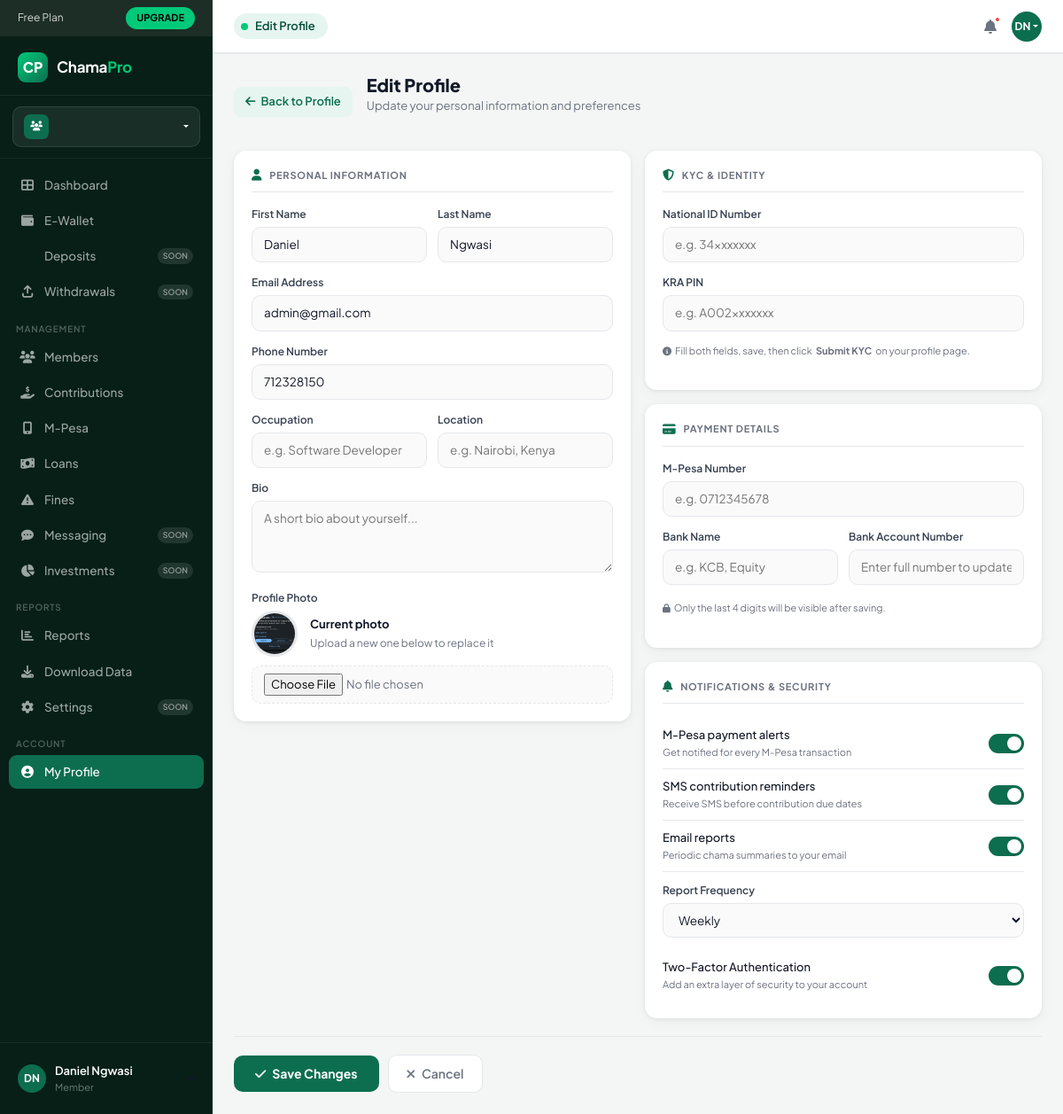
The app's page /profile/edit/ (signed in) with its own data.
### chamapro/models.py (models this page shows, shortened)
class User(AbstractUser):
    phone = models.CharField(max_length=30, unique=True, null=True, blank=True)
    national_id   = models.CharField(max_length=20, blank=True, null=True)
    kra_pin       = models.CharField(max_length=20, blank=True, null=True)
    bio           = models.TextField(blank=True, null=True)
    occupation    = models.CharField(max_length=100, blank=True, null=True)
    location      = models.CharField(max_length=100, blank=True, null=True)
    avatar        = models.ImageField(upload_to='avatars/', blank=True, null=True)
    bank_name     = models.CharField(max_length=100, blank=True, null=True)
    bank_account  = models.CharField(max_length=30, blank=True, null=True)
    mpesa_number  = models.CharField(max_length=20, blank=True, null=True)
    KYC_CHOICES = [
        ('unverified', 'Unverified'),
        ('pending',    'Pending Review'),
        ('verified',   'Verified'),
    ]
    kyc_status = models.CharField(max_length=20, choices=KYC_CHOICES, default='unverified')

class NotificationPreference(models.Model):
    FREQUENCY_CHOICES = [
        ('daily',   'Daily'),
        ('weekly',  'Weekly'),
        ('monthly', 'Monthly'),
        ('never',   'Never'),
    ]
    user             = models.OneToOneField(User, on_delete=models.CASCADE, related_name='notification_prefs')
    mpesa_alerts     = models.BooleanField(default=True)
    sms_reminders    = models.BooleanField(default=True)
    email_reports    = models.BooleanField(default=True)
    report_frequency = models.CharField(max_length=10, choices=FREQUENCY_CHOICES, default='weekly')
    two_fa_enabled   = models.BooleanField(default=False)

### chamapro/views.py (the view, shortened to what this page needs)
# urls.py: path('profile/edit/', views.profile_edit, name='profile_edit'),
@login_required(login_url='login')
def profile_edit(request):
    user = request.user
    prefs, _ = NotificationPreference.objects.get_or_create(user=user)
    return render(request, 'profile_edit.html', {'user': user, 'prefs': prefs})

### chamapro/context_processors.py (called while the page is built)
def user_subscription(request):
    if request.user.is_authenticated:
        try:
            sub = request.user.subscription
        except Exception:
            sub = None
        return {'user_subscription': sub}
    return {'user_subscription': None}

### chamapro/templates/Profile_edit.html (shortened to what this page needs)
{% load static %}
<!DOCTYPE html>
<html lang="en">
<head>
  <link href="https://cdn.jsdelivr.net/npm/bootstrap@5.3.2/dist/css/bootstrap.min.css" rel="stylesheet">
  <link rel="stylesheet" href="https://cdnjs.cloudflare.com/ajax/libs/font-awesome/6.4.2/css/all.min.css">
</head>
<body>
<aside class="sidebar">
  <div class="plan-banner">
    <span>Free Plan</span>
    <a href="#" class="upgrade-btn">UPGRADE</a>
  </div>
  <div class="sidebar-logo">
    <div class="logo-icon">CP</div>
    <div class="logo-text">Chama<span>Pro</span></div>
  </div>
  <div class="chama-selector-wrap">
    <div class="dropdown">
      <div class="chama-btn dropdown-toggle" data-bs-toggle="dropdown">
        <div class="chama-icon"><i class="fas fa-users" style="font-size:11px;"></i></div>
      </div>
    </div>
  </div>
  <nav style="flex:1;padding-bottom:8px;">
    <div class="nav-section">
      <div class="nav-item-wrap">
        <a href="{% url 'dashboard' %}" class="nav-link-cp"><i class="fas fa-th-large"></i> Dashboard</a>
      </div>
      <div class="nav-item-wrap">
        {% if chama.id %}<a href="{% url 'wallet_dashboard' chama.id %}" class="nav-link-cp">{% else %}<a href="{% url 'dashboard' %}" class="nav-link-cp">{% endif %}<i class="fas fa-wallet"></i> E-Wallet</a>
      </div>
      <div class="nav-item-wrap">
        <a href="#" class="nav-link-cp"> Deposits <span class="badge-soon">SOON</span></a>
      </div>
      <div class="nav-item-wrap">
        <a href="#" class="nav-link-cp"><i class="fas fa-arrow-up-from-bracket"></i> Withdrawals <span class="badge-soon">SOON</span></a>
      </div>
    </div>
    <div class="nav-section">
      <div class="nav-section-label">Management</div>
      <div class="nav-item-wrap">
        {% if chama.id %}<a href="{% url 'chama_members' chama.id %}" class="nav-link-cp">{% else %}<a href="{% url 'dashboard' %}" class="nav-link-cp">{% endif %}<i class="fas fa-users"></i> Members</a>
      </div>
      <div class="nav-item-wrap">
        {% if chama.id %}<a href="{% url 'contributions' chama.id %}" class="nav-link-cp">{% else %}<a href="{% url 'dashboard' %}" class="nav-link-cp">{% endif %}<i class="fas fa-hand-holding-dollar"></i> Contributions</a>
      </div>
      <div class="nav-item-wrap">
        {% if chama.id %}<a href="{% url 'mpesa_transactions' chama.id %}" class="nav-link-cp">{% else %}<a href="{% url 'dashboard' %}" class="nav-link-cp">{% endif %}<i class="fas fa-mobile-screen-button"></i> M-Pesa</a>
      </div>
      <div class="nav-item-wrap">
        {% if chama.id %}<a href="{% url 'loans' chama.id %}" class="nav-link-cp">{% else %}<a href="{% url 'dashboard' %}" class="nav-link-cp">{% endif %}<i class="fas fa-money-bill-wave"></i> Loans</a>
      </div>
      <div class="nav-item-wrap">
        <a href="/chama/1/fines/" class="nav-link-cp"><i class="fas fa-triangle-exclamation"></i> Fines</a>
      </div>
      <div class="nav-item-wrap">
        <a href="#" class="nav-link-cp"><i class="fas fa-comment-dots"></i> Messaging <span class="badge-soon">SOON</span></a>
      </div>
      <div class="nav-item-wrap">
        <a href="#" class="nav-link-cp"><i class="fas fa-chart-pie"></i> Investments <span class="badge-soon">SOON</span></a>
      </div>
    </div>
    <div class="nav-section">
      <div class="nav-section-label">Reports</div>
      <div class="nav-item-wrap">
        {% if chama.id %}<a href="{% url 'reports' chama.id %}" class="nav-link-cp">{% else %}<a href="{% url 'dashboard' %}" class="nav-link-cp">{% endif %}<i class="fas fa-chart-bar"></i> Reports</a>
      </div>
      <div class="nav-item-wrap">
        {% if chama.id %}<a href="{% url 'export_report_excel' chama.id %}" class="nav-link-cp">{% else %}<a href="{% url 'dashboard' %}" class="nav-link-cp">{% endif %}<i class="fas fa-download"></i> Download Data</a>
      </div>
      <div class="nav-item-wrap">
        <a href="#" class="nav-link-cp"><i class="fas fa-cog"></i> Settings <span class="badge-soon">SOON</span></a>
      </div>
    </div>
    <div class="nav-section">
      <div class="nav-section-label">Account</div>
      <div class="nav-item-wrap">
        <a href="{% url 'profile' %}" class="nav-link-cp active"><i class="fas fa-user-circle"></i> My Profile</a>
      </div>
    </div>
  </nav>
  <div class="sidebar-footer">
    <div class="dropdown">
      <div class="sidebar-user dropdown-toggle" data-bs-toggle="dropdown">
        <div class="avatar">{{ user.first_name.0|upper }}{{ user.last_name.0|upper }}</div>
        <div class="user-info">
          <div class="user-name">{{ user.get_full_name|default:user.username }}</div>
          <div class="user-role">{{ membership.get_role_display|default:"Member" }}</div>
        </div>
      </div>
    </div>
  </div>
</aside>
<header class="topbar">
  <div class="topbar-group-badge">
    <div class="dot"></div>
    <span>Edit Profile</span>
  </div>
  <div class="topbar-right">
    <button class="topbar-icon-btn"><i class="fas fa-bell"></i><div class="notif-dot"></div></button>
    <div class="dropdown">
      <div class="topbar-avatar dropdown-toggle" data-bs-toggle="dropdown">
        {{ user.first_name.0|upper }}{{ user.last_name.0|upper }}
      </div>
    </div>
  </div>
</header>
<div class="main-wrap">
  <div class="main-content">
    <div class="d-flex align-items-center gap-3 mb-4 flex-wrap">
      <a href="{% url 'profile' %}" class="back-link"><i class="fas fa-arrow-left"></i> Back to Profile</a>
      <div>
        <h1 class="page-title">Edit Profile</h1>
        <p class="page-sub">Update your personal information and preferences</p>
      </div>
    </div>
    <form method="post" enctype="multipart/form-data">
      <div class="edit-grid">
        <div>
          <div class="card-panel">
            <div class="card-panel-title"><i class="fas fa-user"></i> Personal Information</div>
            <div class="form-row-2">
              <div class="form-group">
                <label class="form-label-cp">First Name</label>
                <input type="text" name="first_name" class="form-input" value="{{ user.first_name }}" placeholder="First name">
              </div>
              <div class="form-group">
                <label class="form-label-cp">Last Name</label>
                <input type="text" name="last_name" class="form-input" value="{{ user.last_name }}" placeholder="Last name">
              </div>
            </div>
            <div class="form-group">
              <label class="form-label-cp">Email Address</label>
              <input type="email" name="email" class="form-input" value="{{ user.email }}">
            </div>
            <div class="form-group">
              <label class="form-label-cp">Phone Number</label>
              <input type="text" name="phone" class="form-input" value="{{ user.phone|default:'' }}" placeholder="e.g. 0712345678">
            </div>
            <div class="form-row-2">
              <div class="form-group">
                <label class="form-label-cp">Occupation</label>
                <input type="text" name="occupation" class="form-input" value="{{ user.occupation|default:'' }}" placeholder="e.g. Software Developer">
              </div>
              <div class="form-group">
                <label class="form-label-cp">Location</label>
                <input type="text" name="location" class="form-input" value="{{ user.location|default:'' }}" placeholder="e.g. Nairobi, Kenya">
              </div>
            </div>
            <div class="form-group">
              <label class="form-label-cp">Bio</label>
              <textarea name="bio" class="form-input" rows="3" placeholder="A short bio about yourself...">{{ user.bio|default:'' }}</textarea>
            </div>
            <div class="form-group">
              <label class="form-label-cp">Profile Photo</label>
              <div class="avatar-preview-wrap">
                {% if user.avatar %}
                  <img src="{{ user.avatar.url }}" alt="Avatar" class="avatar-preview-img">
                {% else %}
                  <div class="avatar-preview-initials">
                    {{ user.first_name|first|upper }}{{ user.last_name|first|upper }}
                  </div>
                {% endif %}
                <div class="avatar-preview-info">
                  <strong>Current photo</strong>
                  Upload a new one below to replace it
                </div>
              </div>
              <div class="file-input-wrap">
                <input type="file" name="avatar" accept="image/*">
              </div>
            </div>
          </div>
        </div>
        <div>
          <div class="card-panel">
            <div class="card-panel-title"><i class="fas fa-shield-halved"></i> KYC &amp; Identity</div>
            <div class="form-group">
              <label class="form-label-cp">National ID Number</label>
              <input type="text" name="national_id" class="form-input" value="{{ user.national_id|default:'' }}" placeholder="e.g. 34xxxxxxx">
            </div>
            <div class="form-group">
              <label class="form-label-cp">KRA PIN</label>
              <input type="text" name="kra_pin" class="form-input" value="{{ user.kra_pin|default:'' }}" placeholder="e.g. A002xxxxxxx">
            </div>
            <p class="help-text"><i class="fas fa-info-circle"></i> Fill both fields, save, then click <strong>Submit KYC</strong> on your profile page.</p>
          </div>
          <div class="card-panel">
            <div class="card-panel-title"><i class="fas fa-credit-card"></i> Payment Details</div>
            <div class="form-group">
              <label class="form-label-cp">M-Pesa Number</label>
              <input type="text" name="mpesa_number" class="form-input" value="{{ user.mpesa_number|default:'' }}" placeholder="e.g. 0712345678">
            </div>
            <div class="form-row-2">
              <div class="form-group">
                <label class="form-label-cp">Bank Name</label>
                <input type="text" name="bank_name" class="form-input" value="{{ user.bank_name|default:'' }}" placeholder="e.g. KCB, Equity">
              </div>
              <div class="form-group">
                <label class="form-label-cp">Bank Account Number</label>
                <input type="text" name="bank_account" class="form-input" placeholder="Enter full number to update">
              </div>
            </div>
            <p class="help-text"><i class="fas fa-lock"></i> Only the last 4 digits will be visible after saving.</p>
          </div>
          <div class="card-panel">
            <div class="card-panel-title"><i class="fas fa-bell"></i> Notifications &amp; Security</div>
            <div class="toggle-row">
              <div>
                <div class="toggle-label-text">M-Pesa payment alerts</div>
                <div class="toggle-label-sub">Get notified for every M-Pesa transaction</div>
              </div>
              <label class="toggle-switch">
                <span class="toggle-slider"></span>
              </label>
            </div>
            <div class="toggle-row">
              <div>
                <div class="toggle-label-text">SMS contribution reminders</div>
                <div class="toggle-label-sub">Receive SMS before contribution due dates</div>
              </div>
              <label class="toggle-switch">
                <span class="toggle-slider"></span>
              </label>
            </div>
            <div class="toggle-row">
              <div>
                <div class="toggle-label-text">Email reports</div>
                <div class="toggle-label-sub">Periodic chama summaries to your email</div>
              </div>
              <label class="toggle-switch">
                <span class="toggle-slider"></span>
              </label>
            </div>
            <div class="form-group" style="margin-top:12px;">
              <label class="form-label-cp">Report Frequency</label>
              <select name="report_frequency" class="form-input">
                {% for val, label in prefs.FREQUENCY_CHOICES %}
                  <option value="{{ val }}" {% if prefs.report_frequency == val %}selected{% endif %}>{{ label }}</option>
                {% endfor %}
              </select>
            </div>
            <div class="toggle-row">
              <div>
                <div class="toggle-label-text">Two-Factor Authentication</div>
                <div class="toggle-label-sub">Add an extra layer of security to your account</div>
              </div>
              <label class="toggle-switch">
                <span class="toggle-slider"></span>
              </label>
            </div>
          </div>
        </div>
      </div>
      <div class="form-actions">
        <button type="submit" class="btn-save"><i class="fas fa-check"></i> Save Changes</button>
        <a href="{% url 'profile' %}" class="btn-cancel"><i class="fas fa-times"></i> Cancel</a>
      </div>
    </form>
  </div>
</div>
</body>
</html>

### records on screen
User: first_name.0 "D", last_name.0 "N", get_full_name "Daniel Ngwasi", first_name "Daniel", last_name "Ngwasi", email "admin@gmail.com", phone "712328150", avatar (picture)
NotificationPreference: report_frequency "Weekly"

### other values on screen
{{ membership.get_role_display|default:"Member" }} "Member"
